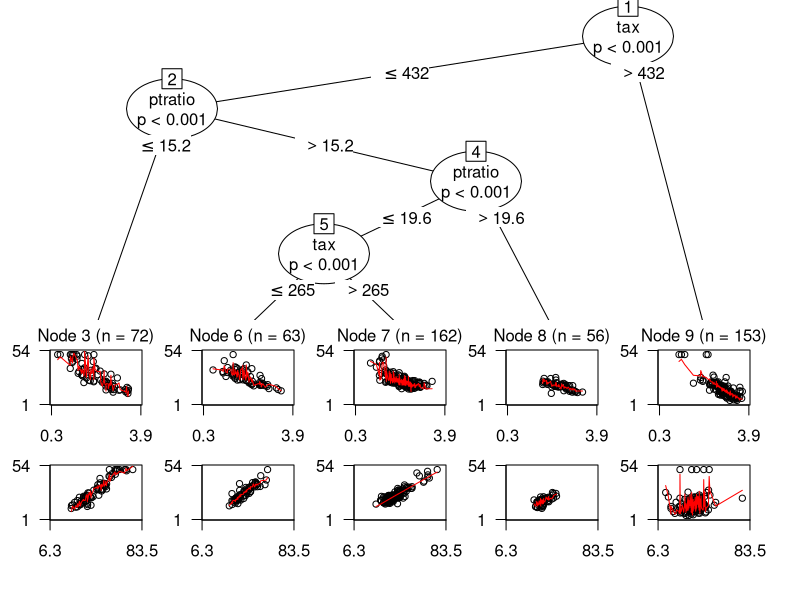
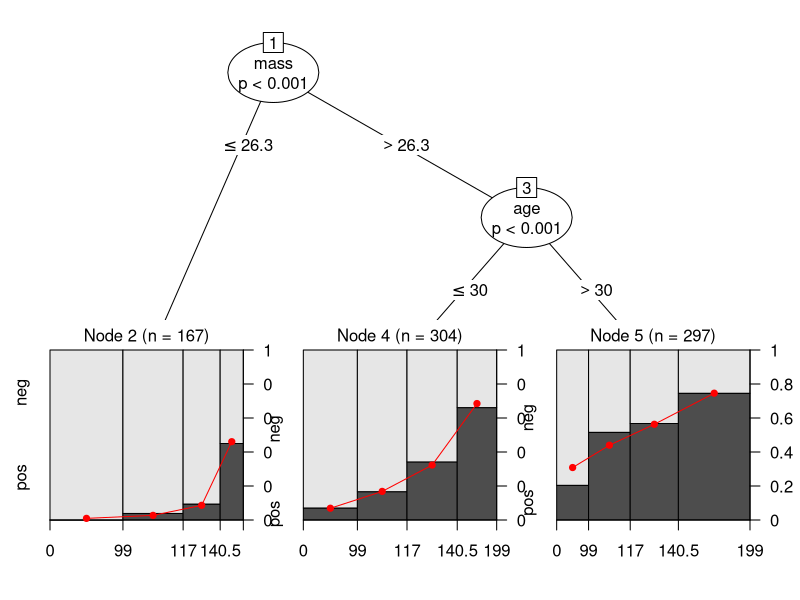
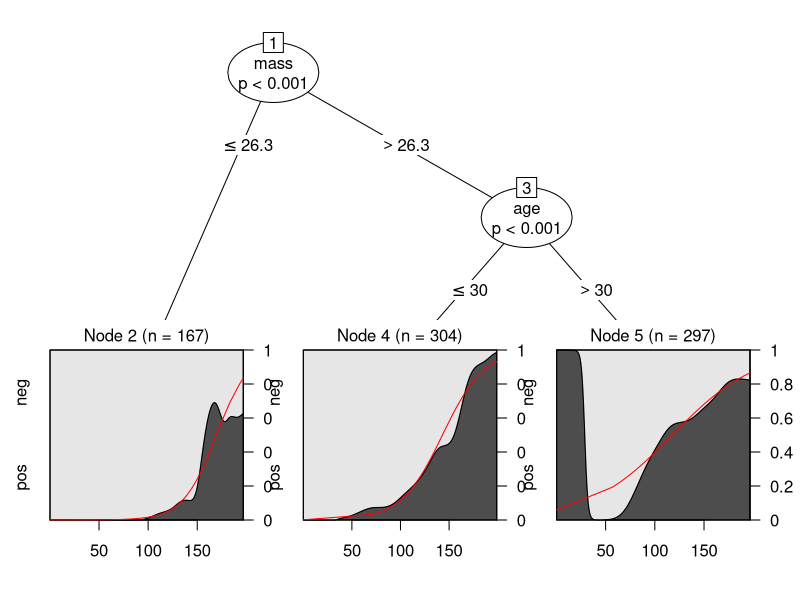

Here is the R script that generated these plots, in order:
library(party)


### Name: mob
### Title: Model-based Recursive Partitioning
### Aliases: mob mob-class coef.mob deviance.mob fitted.mob logLik.mob
###   predict.mob print.mob residuals.mob sctest.mob summary.mob
###   weights.mob
### Keywords: tree

### ** Examples


set.seed(290875)

if(require("mlbench")) {

## recursive partitioning of a linear regression model
## load data
data("BostonHousing", package = "mlbench")
## and transform variables appropriately (for a linear regression)
BostonHousing$lstat <- log(BostonHousing$lstat)
BostonHousing$rm <- BostonHousing$rm^2
## as well as partitioning variables (for fluctuation testing)
BostonHousing$chas <- factor(BostonHousing$chas, levels = 0:1, 
                             labels = c("no", "yes"))
BostonHousing$rad <- factor(BostonHousing$rad, ordered = TRUE)

## partition the linear regression model medv ~ lstat + rm
## with respect to all remaining variables:
fmBH <- mob(medv ~ lstat + rm | zn + indus + chas + nox + age + 
                                dis + rad + tax + crim + b + ptratio,
  control = mob_control(minsplit = 40), data = BostonHousing, 
  model = linearModel)

## print the resulting tree
fmBH
## or better visualize it
plot(fmBH)

## extract coefficients in all terminal nodes
coef(fmBH)
## look at full summary, e.g., for node 7
summary(fmBH, node = 7)
## results of parameter stability tests for that node
sctest(fmBH, node = 7)
## -> no further significant instabilities (at 5% level)

## compute mean squared error (on training data)
mean((BostonHousing$medv - fitted(fmBH))^2)
mean(residuals(fmBH)^2)
deviance(fmBH)/sum(weights(fmBH))

## evaluate logLik and AIC
logLik(fmBH)
AIC(fmBH)
## (Note that this penalizes estimation of error variances, which
## were treated as nuisance parameters in the fitting process.)


## recursive partitioning of a logistic regression model
## load data
data("PimaIndiansDiabetes", package = "mlbench")
## partition logistic regression diabetes ~ glucose 
## wth respect to all remaining variables
fmPID <- mob(diabetes ~ glucose | pregnant + pressure + triceps + 
                                  insulin + mass + pedigree + age,
  data = PimaIndiansDiabetes, model = glinearModel, 
  family = binomial())

## fitted model
coef(fmPID)
plot(fmPID)
plot(fmPID, tp_args = list(cdplot = TRUE))
}
